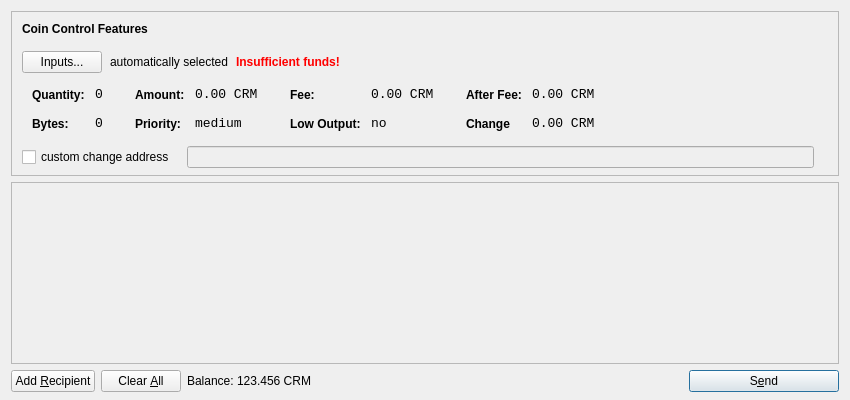
<?xml version="1.0" encoding="UTF-8"?>
<ui version="4.0">
 <class>SendCoinsDialog</class>
 <widget class="QDialog" name="SendCoinsDialog">
  <property name="geometry">
   <rect>
    <x>0</x>
    <y>0</y>
    <width>850</width>
    <height>400</height>
   </rect>
  </property>
  <property name="windowTitle">
   <string>Send Coins</string>
  </property>
  <layout class="QVBoxLayout" name="verticalLayout" stretch="0,1,0">
   <property name="bottomMargin">
    <number>8</number>
   </property>
   <item>
    <widget class="QFrame" name="frameCoinControl">
     <property name="sizePolicy">
      <sizepolicy hsizetype="Expanding" vsizetype="Expanding">
       <horstretch>0</horstretch>
       <verstretch>0</verstretch>
      </sizepolicy>
     </property>
     <property name="maximumSize">
      <size>
       <width>16777215</width>
       <height>16777215</height>
      </size>
     </property>
     <property name="frameShape">
      <enum>QFrame::StyledPanel</enum>
     </property>
     <property name="frameShadow">
      <enum>QFrame::Sunken</enum>
     </property>
     <layout class="QVBoxLayout" name="verticalLayoutCoinControl2">
      <property name="spacing">
       <number>-1</number>
      </property>
      <property name="leftMargin">
       <number>0</number>
      </property>
      <property name="topMargin">
       <number>0</number>
      </property>
      <property name="rightMargin">
       <number>0</number>
      </property>
      <property name="bottomMargin">
       <number>6</number>
      </property>
      <item>
       <layout class="QVBoxLayout" name="verticalLayoutCoinControl" stretch="0,0,0,0,1">
        <property name="spacing">
         <number>0</number>
        </property>
        <property name="leftMargin">
         <number>10</number>
        </property>
        <property name="topMargin">
         <number>10</number>
        </property>
        <item>
         <layout class="QHBoxLayout" name="horizontalLayoutCoinControl1">
          <property name="bottomMargin">
           <number>15</number>
          </property>
          <item>
           <widget class="QLabel" name="labelCoinControlFeatures">
            <property name="sizePolicy">
             <sizepolicy hsizetype="Preferred" vsizetype="Maximum">
              <horstretch>0</horstretch>
              <verstretch>0</verstretch>
             </sizepolicy>
            </property>
            <property name="font">
             <font>
              <weight>75</weight>
              <bold>true</bold>
             </font>
            </property>
            <property name="styleSheet">
             <string notr="true">font-weight:bold;</string>
            </property>
            <property name="text">
             <string>Coin Control Features</string>
            </property>
           </widget>
          </item>
         </layout>
        </item>
        <item>
         <layout class="QHBoxLayout" name="horizontalLayoutCoinControl2" stretch="0,0,0,0">
          <property name="spacing">
           <number>8</number>
          </property>
          <property name="bottomMargin">
           <number>10</number>
          </property>
          <item>
           <widget class="QPushButton" name="pushButtonCoinControl">
            <property name="styleSheet">
             <string notr="true"/>
            </property>
            <property name="text">
             <string>Inputs...</string>
            </property>
           </widget>
          </item>
          <item>
           <widget class="QLabel" name="labelCoinControlAutomaticallySelected">
            <property name="text">
             <string>automatically selected</string>
            </property>
            <property name="margin">
             <number>5</number>
            </property>
           </widget>
          </item>
          <item>
           <widget class="QLabel" name="labelCoinControlInsuffFunds">
            <property name="font">
             <font>
              <weight>75</weight>
              <bold>true</bold>
             </font>
            </property>
            <property name="styleSheet">
             <string notr="true">color:red;font-weight:bold;</string>
            </property>
            <property name="text">
             <string>Insufficient funds!</string>
            </property>
            <property name="margin">
             <number>5</number>
            </property>
           </widget>
          </item>
          <item>
           <spacer name="horizontalSpacerCoinControl">
            <property name="orientation">
             <enum>Qt::Horizontal</enum>
            </property>
            <property name="sizeHint" stdset="0">
             <size>
              <width>40</width>
              <height>1</height>
             </size>
            </property>
           </spacer>
          </item>
         </layout>
        </item>
        <item>
         <widget class="QWidget" name="widgetCoinControl" native="true">
          <property name="sizePolicy">
           <sizepolicy hsizetype="Preferred" vsizetype="Preferred">
            <horstretch>0</horstretch>
            <verstretch>0</verstretch>
           </sizepolicy>
          </property>
          <property name="minimumSize">
           <size>
            <width>0</width>
            <height>0</height>
           </size>
          </property>
          <property name="styleSheet">
           <string notr="true"/>
          </property>
          <layout class="QHBoxLayout" name="horizontalLayoutCoinControl5">
           <property name="margin">
            <number>0</number>
           </property>
           <item>
            <layout class="QHBoxLayout" name="horizontalLayoutCoinControl3" stretch="0,0,0,1">
             <property name="spacing">
              <number>20</number>
             </property>
             <property name="topMargin">
              <number>0</number>
             </property>
             <property name="bottomMargin">
              <number>10</number>
             </property>
             <item>
              <layout class="QFormLayout" name="formLayoutCoinControl1">
               <property name="horizontalSpacing">
                <number>10</number>
               </property>
               <property name="verticalSpacing">
                <number>14</number>
               </property>
               <property name="leftMargin">
                <number>10</number>
               </property>
               <property name="topMargin">
                <number>4</number>
               </property>
               <property name="rightMargin">
                <number>6</number>
               </property>
               <item row="0" column="0">
                <widget class="QLabel" name="labelCoinControlQuantityText">
                 <property name="styleSheet">
                  <string notr="true">font-weight:bold;</string>
                 </property>
                 <property name="text">
                  <string>Quantity:</string>
                 </property>
                 <property name="margin">
                  <number>0</number>
                 </property>
                </widget>
               </item>
               <item row="0" column="1">
                <widget class="QLabel" name="labelCoinControlQuantity">
                 <property name="font">
                  <font>
                   <family>Monospace</family>
                   <pointsize>10</pointsize>
                  </font>
                 </property>
                 <property name="cursor">
                  <cursorShape>IBeamCursor</cursorShape>
                 </property>
                 <property name="contextMenuPolicy">
                  <enum>Qt::ActionsContextMenu</enum>
                 </property>
                 <property name="text">
                  <string>0</string>
                 </property>
                 <property name="margin">
                  <number>0</number>
                 </property>
                 <property name="textInteractionFlags">
                  <set>Qt::LinksAccessibleByMouse|Qt::TextSelectableByKeyboard|Qt::TextSelectableByMouse</set>
                 </property>
                </widget>
               </item>
               <item row="1" column="0">
                <widget class="QLabel" name="labelCoinControlBytesText">
                 <property name="styleSheet">
                  <string notr="true">font-weight:bold;</string>
                 </property>
                 <property name="text">
                  <string>Bytes:</string>
                 </property>
                </widget>
               </item>
               <item row="1" column="1">
                <widget class="QLabel" name="labelCoinControlBytes">
                 <property name="font">
                  <font>
                   <family>Monospace</family>
                   <pointsize>10</pointsize>
                  </font>
                 </property>
                 <property name="cursor">
                  <cursorShape>IBeamCursor</cursorShape>
                 </property>
                 <property name="contextMenuPolicy">
                  <enum>Qt::ActionsContextMenu</enum>
                 </property>
                 <property name="text">
                  <string>0</string>
                 </property>
                 <property name="textInteractionFlags">
                  <set>Qt::LinksAccessibleByMouse|Qt::TextSelectableByKeyboard|Qt::TextSelectableByMouse</set>
                 </property>
                </widget>
               </item>
              </layout>
             </item>
             <item>
              <layout class="QFormLayout" name="formLayoutCoinControl2">
               <property name="horizontalSpacing">
                <number>10</number>
               </property>
               <property name="verticalSpacing">
                <number>14</number>
               </property>
               <property name="leftMargin">
                <number>6</number>
               </property>
               <property name="topMargin">
                <number>4</number>
               </property>
               <property name="rightMargin">
                <number>6</number>
               </property>
               <item row="0" column="0">
                <widget class="QLabel" name="labelCoinControlAmountText">
                 <property name="styleSheet">
                  <string notr="true">font-weight:bold;</string>
                 </property>
                 <property name="text">
                  <string>Amount:</string>
                 </property>
                 <property name="margin">
                  <number>0</number>
                 </property>
                </widget>
               </item>
               <item row="0" column="1">
                <widget class="QLabel" name="labelCoinControlAmount">
                 <property name="font">
                  <font>
                   <family>Monospace</family>
                   <pointsize>10</pointsize>
                  </font>
                 </property>
                 <property name="cursor">
                  <cursorShape>IBeamCursor</cursorShape>
                 </property>
                 <property name="contextMenuPolicy">
                  <enum>Qt::ActionsContextMenu</enum>
                 </property>
                 <property name="text">
                  <string>0.00 CRM</string>
                 </property>
                 <property name="textInteractionFlags">
                  <set>Qt::LinksAccessibleByMouse|Qt::TextSelectableByKeyboard|Qt::TextSelectableByMouse</set>
                 </property>
                </widget>
               </item>
               <item row="1" column="0">
                <widget class="QLabel" name="labelCoinControlPriorityText">
                 <property name="styleSheet">
                  <string notr="true">font-weight:bold;</string>
                 </property>
                 <property name="text">
                  <string>Priority:</string>
                 </property>
                </widget>
               </item>
               <item row="1" column="1">
                <widget class="QLabel" name="labelCoinControlPriority">
                 <property name="font">
                  <font>
                   <family>Monospace</family>
                   <pointsize>10</pointsize>
                  </font>
                 </property>
                 <property name="cursor">
                  <cursorShape>IBeamCursor</cursorShape>
                 </property>
                 <property name="contextMenuPolicy">
                  <enum>Qt::ActionsContextMenu</enum>
                 </property>
                 <property name="text">
                  <string>medium</string>
                 </property>
                 <property name="textInteractionFlags">
                  <set>Qt::LinksAccessibleByMouse|Qt::TextSelectableByKeyboard|Qt::TextSelectableByMouse</set>
                 </property>
                </widget>
               </item>
              </layout>
             </item>
             <item>
              <layout class="QFormLayout" name="formLayoutCoinControl3">
               <property name="horizontalSpacing">
                <number>10</number>
               </property>
               <property name="verticalSpacing">
                <number>14</number>
               </property>
               <property name="leftMargin">
                <number>6</number>
               </property>
               <property name="topMargin">
                <number>4</number>
               </property>
               <property name="rightMargin">
                <number>6</number>
               </property>
               <item row="0" column="0">
                <widget class="QLabel" name="labelCoinControlFeeText">
                 <property name="styleSheet">
                  <string notr="true">font-weight:bold;</string>
                 </property>
                 <property name="text">
                  <string>Fee:</string>
                 </property>
                 <property name="margin">
                  <number>0</number>
                 </property>
                </widget>
               </item>
               <item row="0" column="1">
                <widget class="QLabel" name="labelCoinControlFee">
                 <property name="font">
                  <font>
                   <family>Monospace</family>
                   <pointsize>10</pointsize>
                  </font>
                 </property>
                 <property name="cursor">
                  <cursorShape>IBeamCursor</cursorShape>
                 </property>
                 <property name="contextMenuPolicy">
                  <enum>Qt::ActionsContextMenu</enum>
                 </property>
                 <property name="text">
                  <string>0.00 CRM</string>
                 </property>
                 <property name="textInteractionFlags">
                  <set>Qt::LinksAccessibleByMouse|Qt::TextSelectableByKeyboard|Qt::TextSelectableByMouse</set>
                 </property>
                </widget>
               </item>
               <item row="1" column="0">
                <widget class="QLabel" name="labelCoinControlLowOutputText">
                 <property name="styleSheet">
                  <string notr="true">font-weight:bold;</string>
                 </property>
                 <property name="text">
                  <string>Low Output:</string>
                 </property>
                </widget>
               </item>
               <item row="1" column="1">
                <widget class="QLabel" name="labelCoinControlLowOutput">
                 <property name="font">
                  <font>
                   <family>Monospace</family>
                   <pointsize>10</pointsize>
                  </font>
                 </property>
                 <property name="cursor">
                  <cursorShape>IBeamCursor</cursorShape>
                 </property>
                 <property name="contextMenuPolicy">
                  <enum>Qt::ActionsContextMenu</enum>
                 </property>
                 <property name="text">
                  <string>no</string>
                 </property>
                 <property name="textInteractionFlags">
                  <set>Qt::LinksAccessibleByMouse|Qt::TextSelectableByKeyboard|Qt::TextSelectableByMouse</set>
                 </property>
                </widget>
               </item>
              </layout>
             </item>
             <item>
              <layout class="QFormLayout" name="formLayoutCoinControl4">
               <property name="horizontalSpacing">
                <number>10</number>
               </property>
               <property name="verticalSpacing">
                <number>14</number>
               </property>
               <property name="leftMargin">
                <number>6</number>
               </property>
               <property name="topMargin">
                <number>4</number>
               </property>
               <property name="rightMargin">
                <number>6</number>
               </property>
               <item row="0" column="0">
                <widget class="QLabel" name="labelCoinControlAfterFeeText">
                 <property name="styleSheet">
                  <string notr="true">font-weight:bold;</string>
                 </property>
                 <property name="text">
                  <string>After Fee:</string>
                 </property>
                 <property name="margin">
                  <number>0</number>
                 </property>
                </widget>
               </item>
               <item row="0" column="1">
                <widget class="QLabel" name="labelCoinControlAfterFee">
                 <property name="font">
                  <font>
                   <family>Monospace</family>
                   <pointsize>10</pointsize>
                  </font>
                 </property>
                 <property name="cursor">
                  <cursorShape>IBeamCursor</cursorShape>
                 </property>
                 <property name="contextMenuPolicy">
                  <enum>Qt::ActionsContextMenu</enum>
                 </property>
                 <property name="text">
                  <string>0.00 CRM</string>
                 </property>
                 <property name="textInteractionFlags">
                  <set>Qt::LinksAccessibleByMouse|Qt::TextSelectableByKeyboard|Qt::TextSelectableByMouse</set>
                 </property>
                </widget>
               </item>
               <item row="1" column="0">
                <widget class="QLabel" name="labelCoinControlChangeText">
                 <property name="styleSheet">
                  <string notr="true">font-weight:bold;</string>
                 </property>
                 <property name="text">
                  <string>Change</string>
                 </property>
                </widget>
               </item>
               <item row="1" column="1">
                <widget class="QLabel" name="labelCoinControlChange">
                 <property name="font">
                  <font>
                   <family>Monospace</family>
                   <pointsize>10</pointsize>
                  </font>
                 </property>
                 <property name="cursor">
                  <cursorShape>IBeamCursor</cursorShape>
                 </property>
                 <property name="contextMenuPolicy">
                  <enum>Qt::ActionsContextMenu</enum>
                 </property>
                 <property name="text">
                  <string>0.00 CRM</string>
                 </property>
                 <property name="textInteractionFlags">
                  <set>Qt::LinksAccessibleByMouse|Qt::TextSelectableByKeyboard|Qt::TextSelectableByMouse</set>
                 </property>
                </widget>
               </item>
              </layout>
             </item>
            </layout>
           </item>
          </layout>
         </widget>
        </item>
        <item>
         <layout class="QHBoxLayout" name="horizontalLayoutCoinControl4" stretch="0,0,0">
          <property name="spacing">
           <number>12</number>
          </property>
          <property name="sizeConstraint">
           <enum>QLayout::SetDefaultConstraint</enum>
          </property>
          <property name="topMargin">
           <number>5</number>
          </property>
          <property name="rightMargin">
           <number>5</number>
          </property>
          <item>
           <widget class="QCheckBox" name="checkBoxCoinControlChange">
            <property name="text">
             <string>custom change address</string>
            </property>
           </widget>
          </item>
          <item>
           <widget class="QLineEdit" name="lineEditCoinControlChange">
            <property name="enabled">
             <bool>false</bool>
            </property>
            <property name="sizePolicy">
             <sizepolicy hsizetype="Expanding" vsizetype="Fixed">
              <horstretch>0</horstretch>
              <verstretch>0</verstretch>
             </sizepolicy>
            </property>
           </widget>
          </item>
          <item>
           <widget class="QLabel" name="labelCoinControlChangeLabel">
            <property name="sizePolicy">
             <sizepolicy hsizetype="Preferred" vsizetype="Expanding">
              <horstretch>0</horstretch>
              <verstretch>0</verstretch>
             </sizepolicy>
            </property>
            <property name="minimumSize">
             <size>
              <width>0</width>
              <height>0</height>
             </size>
            </property>
            <property name="text">
             <string/>
            </property>
            <property name="margin">
             <number>3</number>
            </property>
           </widget>
          </item>
         </layout>
        </item>
        <item>
         <spacer name="verticalSpacerCoinControl">
          <property name="orientation">
           <enum>Qt::Vertical</enum>
          </property>
          <property name="sizeHint" stdset="0">
           <size>
            <width>800</width>
            <height>1</height>
           </size>
          </property>
         </spacer>
        </item>
       </layout>
      </item>
     </layout>
    </widget>
   </item>
   <item>
    <widget class="QScrollArea" name="scrollArea">
     <property name="widgetResizable">
      <bool>true</bool>
     </property>
     <widget class="QWidget" name="scrollAreaWidgetContents">
      <property name="geometry">
       <rect>
        <x>0</x>
        <y>0</y>
        <width>830</width>
        <height>165</height>
       </rect>
      </property>
      <layout class="QVBoxLayout" name="verticalLayout_2">
       <property name="margin">
        <number>0</number>
       </property>
       <item>
        <layout class="QVBoxLayout" name="entries">
         <property name="spacing">
          <number>6</number>
         </property>
        </layout>
       </item>
       <item>
        <spacer name="verticalSpacer">
         <property name="orientation">
          <enum>Qt::Vertical</enum>
         </property>
         <property name="sizeHint" stdset="0">
          <size>
           <width>20</width>
           <height>40</height>
          </size>
         </property>
        </spacer>
       </item>
      </layout>
     </widget>
    </widget>
   </item>
   <item>
    <layout class="QHBoxLayout" name="horizontalLayout">
     <item>
      <widget class="QPushButton" name="addButton">
       <property name="toolTip">
        <string>Send to multiple recipients at once</string>
       </property>
       <property name="text">
        <string>Add &amp;Recipient</string>
       </property>
       <property name="icon">
        <iconset resource="../bitcoin.qrc">
         <normaloff>:/icons/add</normaloff>:/icons/add</iconset>
       </property>
       <property name="autoDefault">
        <bool>false</bool>
       </property>
      </widget>
     </item>
     <item>
      <widget class="QPushButton" name="clearButton">
       <property name="sizePolicy">
        <sizepolicy hsizetype="Minimum" vsizetype="Fixed">
         <horstretch>0</horstretch>
         <verstretch>0</verstretch>
        </sizepolicy>
       </property>
       <property name="toolTip">
        <string>Remove all transaction fields</string>
       </property>
       <property name="text">
        <string>Clear &amp;All</string>
       </property>
       <property name="icon">
        <iconset resource="../bitcoin.qrc">
         <normaloff>:/icons/remove</normaloff>:/icons/remove</iconset>
       </property>
       <property name="autoRepeatDelay">
        <number>300</number>
       </property>
       <property name="autoDefault">
        <bool>false</bool>
       </property>
      </widget>
     </item>
     <item>
      <layout class="QHBoxLayout" name="horizontalLayout_2">
       <property name="spacing">
        <number>3</number>
       </property>
       <item>
        <widget class="QLabel" name="label">
         <property name="sizePolicy">
          <sizepolicy hsizetype="Preferred" vsizetype="Fixed">
           <horstretch>0</horstretch>
           <verstretch>0</verstretch>
          </sizepolicy>
         </property>
         <property name="text">
          <string>Balance:</string>
         </property>
        </widget>
       </item>
       <item>
        <widget class="QLabel" name="labelBalance">
         <property name="sizePolicy">
          <sizepolicy hsizetype="Preferred" vsizetype="Fixed">
           <horstretch>0</horstretch>
           <verstretch>0</verstretch>
          </sizepolicy>
         </property>
         <property name="cursor">
          <cursorShape>IBeamCursor</cursorShape>
         </property>
         <property name="text">
          <string>123.456 CRM</string>
         </property>
         <property name="textInteractionFlags">
          <set>Qt::LinksAccessibleByMouse|Qt::TextSelectableByKeyboard|Qt::TextSelectableByMouse</set>
         </property>
        </widget>
       </item>
      </layout>
     </item>
     <item>
      <spacer name="horizontalSpacer">
       <property name="orientation">
        <enum>Qt::Horizontal</enum>
       </property>
       <property name="sizeHint" stdset="0">
        <size>
         <width>40</width>
         <height>20</height>
        </size>
       </property>
      </spacer>
     </item>
     <item>
      <widget class="QPushButton" name="sendButton">
       <property name="minimumSize">
        <size>
         <width>150</width>
         <height>0</height>
        </size>
       </property>
       <property name="toolTip">
        <string>Confirm the send action</string>
       </property>
       <property name="text">
        <string>S&amp;end</string>
       </property>
       <property name="icon">
        <iconset resource="../bitcoin.qrc">
         <normaloff>:/icons/send</normaloff>:/icons/send</iconset>
       </property>
       <property name="default">
        <bool>true</bool>
       </property>
      </widget>
     </item>
    </layout>
   </item>
  </layout>
 </widget>
 <resources>
  <include location="../bitcoin.qrc"/>
 </resources>
 <connections/>
</ui>
